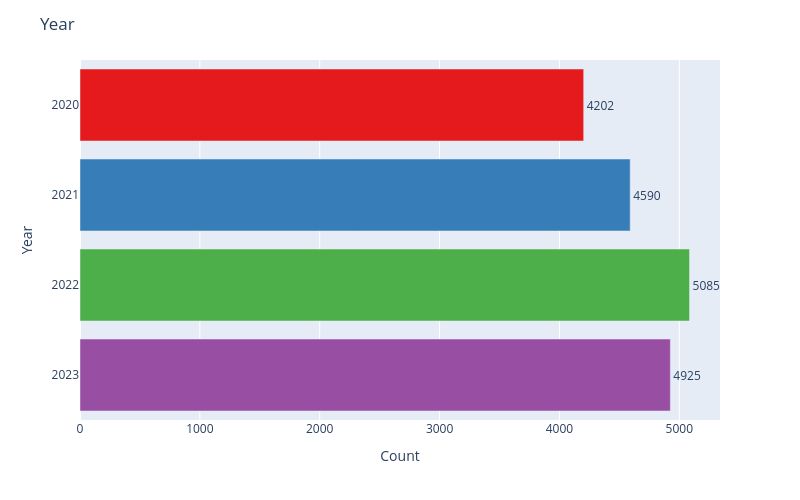

Notebook code for this chart:
### Code cell
year_df = df["Year"].value_counts()
year_df = year_df.reset_index()
year_df["Year"] = year_df["Year"].astype(str)
year_df.rename(columns={"count": "Count"}, inplace=True)
year_df["Color"] = year_df["Year"]


color_discrete_map = {'2020': px.colors.qualitative.Set1[0], '2021': px.colors.qualitative.Set1[1],
'2022': px.colors.qualitative.Set1[2], '2023': px.colors.qualitative.Set1[3],
}

fig = px.bar(
    year_df,
    x='Count',
    y='Year',
    orientation='h',
    text='Count',
    color='Color',  # use the custom color mapping
    color_discrete_map=color_discrete_map,
    category_orders = {"Year": yrs},
)

fig.update_layout(
    title='Year',
    xaxis=dict(range=[0, year_df['Count'].max() * 1.05]),
    width=800, height=500,
    showlegend=False  # now this actually works
)

fig.update_traces(textposition='outside')
fig.show()

### Figure 1 — Plotly figure (JSON) as saved in the notebook; plotly's stock layout.template omitted (floating-point values rounded to 4 significant figures)
{"data": [{"alignmentgroup": "True", "hovertemplate": "Color=2022<br>Count=%{text}<br>Year=%{y}<extra></extra>", "legendgroup": "2022", "marker": {"color": "rgb(77,175,74)", "pattern": {"shape": ""}}, "name": "2022", "offsetgroup": "2022", "orientation": "h", "showlegend": true, "text": [5085], "textposition": "outside", "type": "bar", "x": [5085], "xaxis": "x", "y": ["2022"], "yaxis": "y"}, {"alignmentgroup": "True", "hovertemplate": "Color=2023<br>Count=%{text}<br>Year=%{y}<extra></extra>", "legendgroup": "2023", "marker": {"color": "rgb(152,78,163)", "pattern": {"shape": ""}}, "name": "2023", "offsetgroup": "2023", "orientation": "h", "showlegend": true, "text": [4925], "textposition": "outside", "type": "bar", "x": [4925], "xaxis": "x", "y": ["2023"], "yaxis": "y"}, {"alignmentgroup": "True", "hovertemplate": "Color=2021<br>Count=%{text}<br>Year=%{y}<extra></extra>", "legendgroup": "2021", "marker": {"color": "rgb(55,126,184)", "pattern": {"shape": ""}}, "name": "2021", "offsetgroup": "2021", "orientation": "h", "showlegend": true, "text": [4590], "textposition": "outside", "type": "bar", "x": [4590], "xaxis": "x", "y": ["2021"], "yaxis": "y"}, {"alignmentgroup": "True", "hovertemplate": "Color=2020<br>Count=%{text}<br>Year=%{y}<extra></extra>", "legendgroup": "2020", "marker": {"color": "rgb(228,26,28)", "pattern": {"shape": ""}}, "name": "2020", "offsetgroup": "2020", "orientation": "h", "showlegend": true, "text": [4202], "textposition": "outside", "type": "bar", "x": [4202], "xaxis": "x", "y": ["2020"], "yaxis": "y"}], "layout": {"barmode": "relative", "height": 500, "legend": {"title": {"text": "Color"}, "tracegroupgap": 0}, "margin": {"t": 60}, "showlegend": false, "title": {"text": "Year"}, "width": 800, "xaxis": {"anchor": "y", "domain": [0, 1], "range": [0, 5339.0], "title": {"text": "Count"}, "type": "linear"}, "yaxis": {"anchor": "x", "autorange": true, "categoryarray": ["2023", "2022", "2021", "2020"], "categoryorder": "array", "domain": [0, 1], "range": [-0.5, 3.5], "title": {"text": "Year"}, "type": "category"}}}
